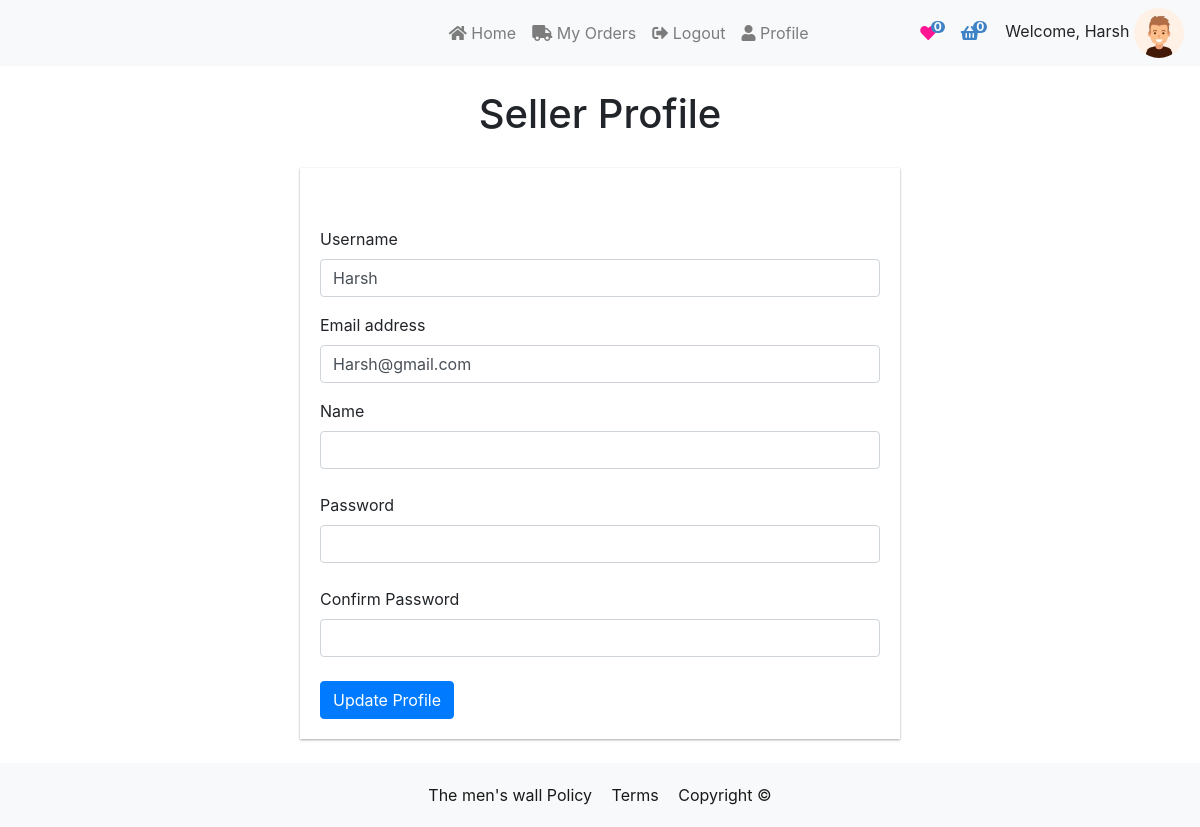
Page /products/profile/ (signed in) on the earlier database version.
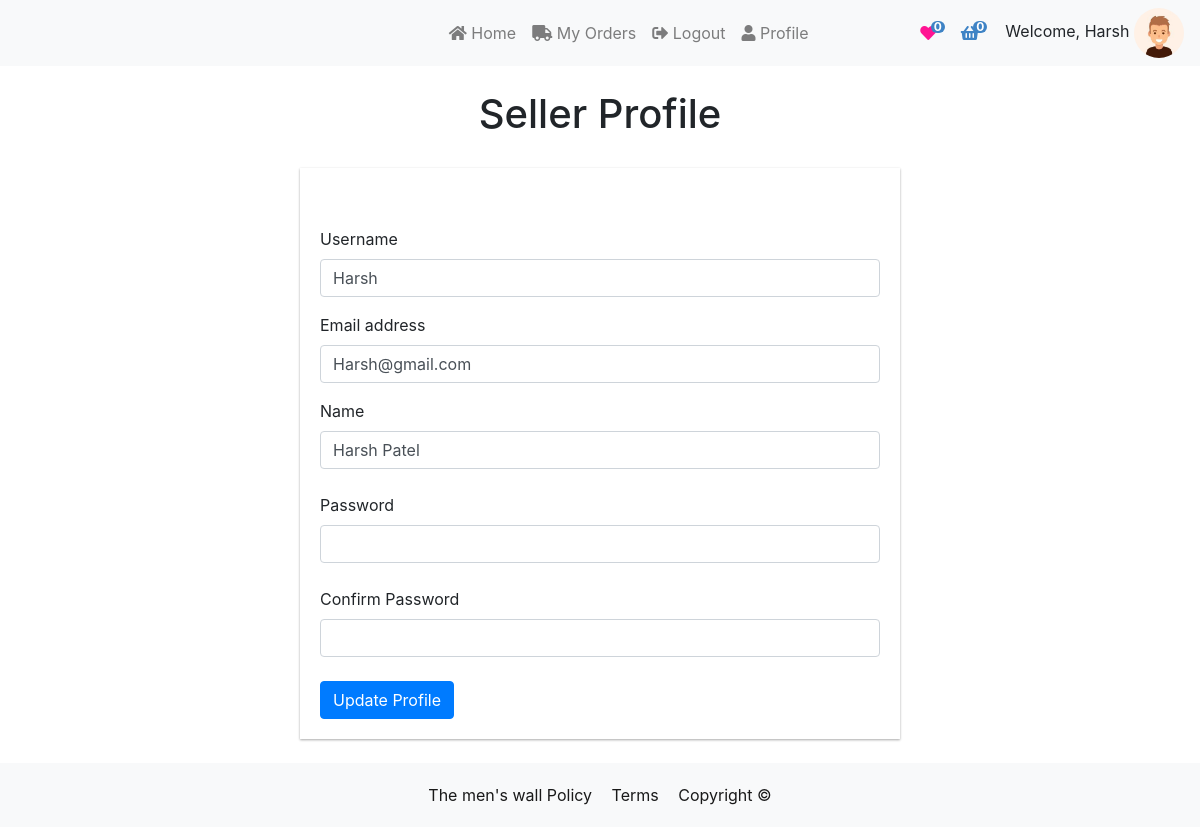
Same page on the later database version.
### users/models.py (models this page shows, shortened)
class CustomeUser(AbstractUser):
	role_list = [
		('buyer', 'buyer'),
		('seller', 'seller')
	]
	role = models.CharField(max_length=10, choices=role_list,null=True,blank=True,default='buyer')
	contact_no = models.BigIntegerField(null=True,blank=True)
	fullname = models.CharField(max_length=100,default="",null=True,blank=True)

class Profile(models.Model):
	user = models.OneToOneField(CustomeUser, on_delete=models.CASCADE)
	image = models.ImageField(default='default.png', upload_to='profile_pics')
	slug = AutoSlugField(populate_from='user')
	bio = models.CharField(max_length=255, blank=True)
	friends = models.ManyToManyField("Profile", blank=True)

### products/views.py (the view, shortened to what this page needs)
# urls.py: path("profile/",profile,name="profile"),
def profile(request):
    return render(request,'products/sellerProfile.html')

### feed/views.py (called while the page is built)
def CountNotifications(request):
	count_notifications = 0
	if request.user.is_authenticated:
		count_notifications = Notification.objects.filter(user=request.user, is_seen=False).count()
	return {'count_notifications':count_notifications}

def GetProfile(request):
	you = ''
	if request.user.is_authenticated:
		p = request.user.profile
		you = p.user
	return {'profile':you}

### templates/products/sellerProfile.html (shortened to what this page needs)
{% extends "products/ecommBase.html" %}
{% load static %}
{% block content %}
<div class="container mt-2">
    <div class="text-center">
        <h1 class=" mt-4 mb-4">Seller Profile</h1>
    </div>
    {% load static %}
    <div class="container seller__form mb-4">
        <form method="post" action="" >{% csrf_token %}
            <div class="row">
                <div class="col-12">
                    <div class="profile__img">
                    </div>
                </div>
                <div class="col-12">
                    <div class="form-group">
                        <label for="first">Username</label>
                        <input type="text" value="{{ user.username }}" name="username" class="form-control" placeholder="" id="first">
                    </div>
                </div>
                <div class="col-md-12">
                    <div class="form-group">
                        <label for="email">Email address</label>
                        <input type="email" value="{{ user.email }}"  name="email" class="form-control" id="email" placeholder="email">
                    </div>
                </div>
                <div class="col-md-12 mb-2">
                    <div class="form-group">
                        <label for="company">Name</label>
                        <input type="text" class="form-control" name="fullname" placeholder="" value="{{ user.fullname }}" id="company">
                    </div>
                </div>
                <div class="col-md-12 mb-2">
                    <div class="form-group">
                        <label for="company">Password</label>
                        <input type="password" class="form-control" name ="password"  placeholder="" id="company">
                    </div>
                </div>
                <div class="col-md-12 mb-2">
                    <div class="form-group">
                        <label for="company"> Confirm Password</label>
                        <input type="password" name="confirmpassword" class="form-control" placeholder="" id="company">
                    </div>
                </div>
            </div>
            <button type="submit" class="btn btn-primary">Update Profile</button>
        </form>
    </div>
</div>
{% endblock %}

### templates/products/ecommBase.html (shortened to what the changed rows need)
{% load static %}
<!DOCTYPE html>
<html lang="en">
<head>
    <link href="https://cdnjs.cloudflare.com/ajax/libs/font-awesome/5.13.0/css/all.min.css" rel="stylesheet">
    <link rel="stylesheet" href="https://cdn.jsdelivr.net/npm/bootstrap@4.5.3/dist/css/bootstrap.min.css">
</head>
<body>
<nav class="navbar navbar-expand-md bg-light navbar-light">
     <div class="user-img">
               <span>Welcome,</span>
                <span>{{ profile.profile.user.username }}</span>
                <img src="{{ profile.profile.image.url }}" alt="" style="vertical-align: middle;
                    width: 50px;
                    height: 50px;
                    border-radius: 50%;">
            </div>
</nav>
    {% block content %}
    {% endblock content %}
</body>
</html>

Differences in the rows shown:
changed CustomeUser "Harsh": fullname (not shown) → "Harsh Patel"
